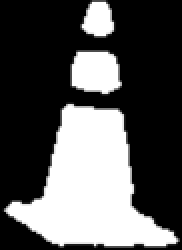
#> input picture SaveFile1/vuasrl_ws/src/tugcar_lane_detection/source/corn_data/lavacorn_nb.png, 91 x 125 px, found by its file name (shown 2 times larger)
$ python LaneDetector_16.py
#> lines starting #> are read from the running program, lines starting #| are printed output that depends on the picture; after the words box and inside, x2 and y2 are one past the last pixel; in counts of white or black regions, pixels touching at a corner belong together; long printed decimals are rounded; pictures that were not available may be replaced by others from this repository, and a replacement may not be noted
### SaveFile1/vuasrl_ws/src/tugcar_lane_detection/config/Preprocessing.py
import cv2
import numpy as np


def grayscale(img):
    img = cv2.cvtColor(img,cv2.COLOR_BGR2GRAY)
    return img

def gaussian_blur(img, kernel_size):
    return cv2.GaussianBlur(img, (kernel_size, kernel_size), 0)

def threshold(img, low_threshold, high_threshold):
    """Applies the Canny transform"""
    return cv2.threshold(img, low_threshold, high_threshold, cv2.THRESH_BINARY)

def region_of_interest(img, vertices):
    mask=np.zeros_like(img)

    if len(img.shape)>2:
        channel_count = img.shape[2]
        ignore_mask_color=(255,)*channel_count
    else:
        ignore_mask_color=255

    cv2.fillPoly(mask, vertices, ignore_mask_color)

    masked_image=cv2.bitwise_and(img,mask)
    return masked_image

def preprocessing(img, low_threshold, high_threshold, kernel_size): #640*360

    img_hsv=cv2.cvtColor(img,cv2.COLOR_BGR2HSV)

    if len(img.shape)>2:
        channel_count=img.shape[2]
        ignore_mask_color=(255,) * channel_count
    else:
        ignore_mask_color=255

    mask=np.zeros_like(img)
    vertices=np.array([[(20, 315),
                        (20, 210),
                       (160, 130),
                       (470, 130),
                        (620, 210),
                       (620, 315)]], dtype=np.int32)
    cv2.fillPoly(mask, vertices, ignore_mask_color)
    masked_image=region_of_interest(img_hsv, vertices)

    lower_blue = (110-3, 120, 150) # hsv 이미지에서 바이너리 이미지로 생성 , 적당한 값 30
    upper_blue = (110+5, 255, 255)

    lower_red = (6-6, 110, 120) # hsv 이미지에서 바이너리 이미지로 생성 , 적당한 값 30
    upper_red = (6+4, 255, 255)

    lower_yellow = (19-1, 110, 120) # hsv 이미지에서 바이너리 이미지로 생성 , 적당한 값 30
    upper_yellow = (19+5, 255, 255)

    mask_hsv_red = cv2.inRange(masked_image, lower_red, upper_red)
    mask_hsv_blue = cv2.inRange(masked_image, lower_blue, upper_blue)
    mask_hsv_yellow = cv2.inRange(masked_image, lower_yellow, upper_yellow)

    mask_hsv=cv2.bitwise_or(mask_hsv_red, mask_hsv_blue)
    mask_hsv=cv2.bitwise_or(mask_hsv, mask_hsv_yellow)

    stop_img = cv2.bitwise_and(img, img, mask=mask_hsv)
    # img_gray=grayscale(mask_hsv)
    img_blur = gaussian_blur(mask_hsv, kernel_size)
    ret, img_thresh=threshold(img_blur, low_threshold, high_threshold)
    return img_thresh

### vuasrl_ws/src/tugcar_lane_detection/config/Steering.py
import math
import numpy as np

p_r_m=0
p_r_n=0
p_l_m=0
p_l_n=0

outer = 90

def tanh(x):
    y = math.tanh(x)
    return y

def matching(x,input_min,input_max,output_min,output_max):
    return (x-input_min)*(output_max-output_min)/(input_max-input_min)+output_min #map()함수 정의.

# [4 lines left out: function w1, not called in this run]

def w2(x):
    min = -4
    max = 1.6
    return matching(tanh(matching(x,180,90,min,max)),tanh(min),tanh(max),180,90)

# [4 lines of commented-out code are left out]

def w(x):
    if x>=90:
        return w2(x)
    else:
        return w1(x)


def angle_steering(x):
    angle = np.abs(std - x)
    return angle

def initial(x):
    global std
    std = x

def imu_steering(x):
    return matching(angle_steering(x), 0, 90, 90,0)

def speed2angle(a):
    s = 40
    if s == 0:
        return a
    else:
        if a < 90:
            angle = 90 - ((90 - a) * ((100-s)/100))
            return angle
        elif a > 90:
            angle = 90 + ((a - 90) * ((100-s)/100))
            return angle
        else:
            print("speed2angle error")

def outer_control(x):
    global outer
    if 45 > x or x > 135 :
        print('######### 절대 이상치 처리 ############')
    else:
        if outer - 20 < x < outer + 20:
            outer = x
        else:
            print('######### 상대 이상치 처리 ############')
    return outer

def steering_theta(w1, w2):
    if np.abs(w1) > np.abs(w2):  # 우회전
        if w1 * w2 < 0:  #정방향 or 약간 틀어진 방향
            w1 = -w1
            angle = np.arctan(np.abs(math.tan(w1) - math.tan(w2)) / (1 + math.tan(w1)*math.tan(w2)))
            theta = matching(angle, 0, np.pi/2, 90, 180)
        elif w1 * w2 > 0:  #극한으로 틀어진 방향
            if w1 > w2:
                theta = 90
            else:
                theta = 90
        else:
            theta = 0
    elif np.abs(w1) < np.abs(w2) :  # 좌회전
        if w1 * w2 < 0:  #정방향 or 약간 틀어진 방향
            w1 = -w1
            angle = np.arctan(np.abs(math.tan(w1) - math.tan(w2)) / (1 + math.tan(w1)*math.tan(w2)))
            theta = matching(angle, 0, np.pi/2, 90, 0)
        elif w1 * w2 > 0:  #극한으로 틀어진 방향
            if w1 > w2:
                theta = 90
            else:
                theta = 90
        else:
            theta = 0
    else:
        theta = 90

    return theta

def steering_vanishing_point(x, width):
    standard_x = int(width/2)
    diff = standard_x - x
    if diff >= 0:   #좌회전
        steering_theta = matching(diff, 0, width/2, 90, 45)
    elif diff < 0:
        steering_theta = matching(diff, 0, -width/2, 90, 135)

    return steering_theta


# [13 lines of commented-out code are left out]

### SaveFile1/vuasrl_ws/src/tugcar_lane_detection/config/StopDetector.py
import matplotlib.pyplot as plt
import numpy as np
import cv2

def point2linear_distance(m,n,p):
    return abs(m*p[0]-p[1]+n)/(m**2+1)**(1/2)

# [12 lines left out: function depart_points_linear, not called in this run]

def isRedValueable(points, r_m, r_n, l_m, l_n):
    if len(points)<4:
        return False

    r_list, l_list = depart_points_linear(points, r_m, r_n, l_m, l_n)

    print(len(r_list), len(l_list))

    if len(r_list)>=2 and len(l_list)>=2:
        return True
    else:
        return False

# [28 lines left out: function findStopArea, not called in this run]

def findStopLine(s_mid):
        return min(s_mid, key=lambda s:s[1])[1]


### SaveFile1/vuasrl_ws/src/tugcar_lane_detection/config/LaneDetector_16.py
from tracemalloc import start
import matplotlib.pyplot as plt
import numpy as np
import cv2
import time

from Steering import *
from Preprocessing import *
from StopDetector import *

WIDTH  = 640
HEIGHT = 360

kernel_size=11

low_threshold=120
high_threshold=255

theta=np.pi/180

lower_blue = (115-30, 10, 10) # hsv 이미지에서 바이너리 이미지로 생성 , 적당한 값 30
upper_blue = (115+30, 255, 255)

lower_red = (6-6, 30, 30) # hsv 이미지에서 바이너리 이미지로 생성 , 적당한 값 30
upper_red = (6+4, 255, 255)

lower_yellow = (19-4, 30, 30) # hsv 이미지에서 바이너리 이미지로 생성 , 적당한 값 30
upper_yellow = (19+30, 255, 255)

isUseableRed=False
isInStopArea=False

def setup_path():
    path = "/home/kimjaen/vuasrl_ws/src/tugcar_lane_detection/source/KakaoTalk_20221007_063507621.mp4"
    cap=cv2.VideoCapture(path) #path
    return cap

def setup_countours():
    obj_b = cv2.imread('/home/kimjaen/vuasrl_ws/src/tugcar_lane_detection/source/corn_data/lavacorn_nb.png', cv2.IMREAD_GRAYSCALE)#wad
    obj_s = cv2.imread('/home/kimjaen/vuasrl_ws/src/tugcar_lane_detection/source/lavacorn_ns.png', cv2.IMREAD_GRAYSCALE)#wad
    obj_contours_b,_=cv2.findContours(obj_b, cv2.RETR_EXTERNAL, cv2.CHAIN_APPROX_NONE)#wad
    obj_contours_s,_=cv2.findContours(obj_s, cv2.RETR_EXTERNAL, cv2.CHAIN_APPROX_NONE)#wad
    obj_pts_b=obj_contours_b[0]#wad
    obj_pts_s=obj_contours_s[0]#wad

    return obj_pts_b, obj_pts_s

def setup_output(_path, _cap):
    fps = _cap.get(cv2.CAP_PROP_FPS)
    codec = cv2.VideoWriter_fourcc(*'DIVX')
    out=cv2.VideoWriter(_path, codec, fps, (int(WIDTH),int(HEIGHT)))

    return out

def setup_linear_reg():
    global p_r_m
    global p_r_n
    global p_l_m
    global p_l_n

    p_r_m=0.3
    p_r_n=37
    p_l_m=-0.3
    p_l_n=238

def depart_points(img, points):
    right_line=[]
    left_line=[]
    stop_line=[]

    for p in points:
        x1, y1, x2, y2 = p
        label = plot_one_box([x1, y1, x2, y2], img)

        x = int((x1 + x2)/2)
        y = int(y2)

        if label == 'blue':
            left_line.append([x, y])
        elif label == 'yellow':
            right_line.append([x, y])
        elif label == 'red':
            stop_line.append([x, y])
        else:
            pass

    return right_line, left_line, stop_line

# [48 lines left out: functions hsv_inrange, plot_one_box, not called in this run]

def gradient(p1, p2):
    return (p2[1]-p1[1])/(p1[0]-p2[0])

def y_intercept(m, p):
    return (-1)*p[1]-m*p[0]

def point2linear_distance(m,n,p):
    return abs(m*p[0]-p[1]+n)/(m**2+1)**(1/2)

def linear_regs(img, left, right, isRedCorn):
    global p_r_m
    global p_r_n
    global p_l_m
    global p_l_n

    left_calculated_weight, left_calculated_bias, target_l = regression(left, p_l_m, p_l_n)
    right_calculated_weight, right_calculated_bias, target_r = regression(right, p_r_m, p_r_n)

    img = cv2.line(img,(int(WIDTH/2),HEIGHT),(int(WIDTH/2),int(0)),(255,0,0),3)

    cross_x = (right_calculated_bias - left_calculated_bias) / (left_calculated_weight - right_calculated_weight)
    cross_y = left_calculated_weight*((right_calculated_bias - left_calculated_bias)/(left_calculated_weight - right_calculated_weight)) + left_calculated_bias

    if np.isnan(cross_x)==False and np.isnan(cross_y)==False:
        if isRedCorn:
            img = cv2.line(img,(0,int(left_calculated_bias)),(int(WIDTH),int(target_l)),(0,0,255), 3)
            img = cv2.line(img,(int(0),int(right_calculated_bias)),(WIDTH,int(target_r)),(0,0,255),3)
        else :
            img = cv2.line(img,(0,int(left_calculated_bias)),(int(WIDTH),int(target_l)),(255,0,0), 3)
            img = cv2.line(img,(int(0),int(right_calculated_bias)),(WIDTH,int(target_r)),(0,255,255),3)
        cv2.circle(img, (int(cross_x), int(cross_y)), 10, (0, 0, 255), -1, cv2.LINE_AA)

        x = steering_theta(left_calculated_weight, right_calculated_weight)
        if 80<x<110:
            print("소실점 조향 서보모터 각도: ", speed2angle(w(outer_control(steering_vanishing_point(cross_x, WIDTH)))))
        else:
            print("기울기 조향 서보모터 각도: ", speed2angle(w(outer_control(x))))

    p_l_m=left_calculated_weight
    p_r_m=right_calculated_weight
    p_l_n=left_calculated_bias
    p_r_n=right_calculated_bias
    #print('Done.')
    return img, [cross_x, cross_y]

def regression(point, p_m, p_n):
    x=[]
    y=[]

    for i in range(len(point)):
        x.append(point[i][0])
        y.append(point[i][1])

    calculated_weight=0

    if len(point)<2:
        calculated_weight=p_m
        calculated_bias=p_n
    else:
        mean_x = np.mean(x)
        mean_y = np.mean(y)
        calculated_weight=least_square(x,y,mean_x,mean_y)
        calculated_bias=mean_y-calculated_weight*mean_x
    target=calculated_weight*WIDTH+calculated_bias
    print(f"y = {calculated_weight} * X + {calculated_bias}")

    return calculated_weight, calculated_bias, target

def least_square(val_x, val_y, mean_x, mean_y):
    return ((val_x - mean_x) * (val_y - mean_y)).sum() / ((val_x - mean_x)**2).sum()


def find_contours(img_thresh, obj_pts_b, obj_pts_s)->list:
    contours,_=cv2.findContours(img_thresh, cv2.RETR_EXTERNAL, cv2.CHAIN_APPROX_NONE)
    points = []
    isSameCorn=False
    for pts in contours:
        if cv2.contourArea(pts) <60:
            continue
        rc=cv2.boundingRect(pts)
        dist_b=cv2.matchShapes(obj_pts_b, pts, cv2.CONTOURS_MATCH_I3, 0)
        dist_s=cv2.matchShapes(obj_pts_s, pts, cv2.CONTOURS_MATCH_I3, 0)
        if dist_b <0.5 or dist_s<0.4:
            mid_x = (2*rc[0]+rc[2])/2
            for p in points:
                if p[0]<=mid_x and p[2]>=mid_x:
                    isSameCorn=True
                    break
            if not isSameCorn and 40<=mid_x<=600:
                cv2.rectangle(img_thresh, rc, (255, 0,0),1)
                cv2.imshow("img", img_thresh)
                points.append([rc[0], rc[1], rc[0]+rc[2], rc[1]+rc[3]])
            isSameCorn=False

    return points

def draw_circle(img, points, color:tuple):
    for p in points:
        cv2.circle(img, p, 10, color, -1, cv2.LINE_AA)

def starter():

    global isUseableRed
    global isInStopArea

    cap = setup_path()
    obj_pts_b, obj_pts_s = setup_countours()
#> in setup_countours, obj_b is the input picture: shape (125, 91); min 0, max 255, mean 86.8
#> in setup_countours, `obj_contours_b,_=cv2.findContours(obj_b, cv2.RETR_EXTERNAL, cv2.CHAIN_..`: obj_contours_b = 3 contours; box (x1, y1, x2, y2) and area: (1, 51, 90, 124) 3298, (35, 25, 61, 48) 462, (40, 0, 58, 19) 234
#> in setup_countours, `obj_contours_s,_=cv2.findContours(obj_s, cv2.RETR_EXTERNAL, cv2.CHAIN_..`: obj_contours_s has the same summary as obj_contours_b
#> in setup_countours, `obj_pts_b=obj_contours_b[0]#wad`: obj_pts_b = contour of 272 points, box (x1, y1, x2, y2) (1, 51, 90, 124), area 3298
#> in setup_countours, `obj_pts_s=obj_contours_s[0]#wad`: obj_pts_s has the same summary as obj_pts_b
#> obj_pts_s has the same summary as obj_pts_b in setup_countours
    out = setup_output('/home/kimjaen/vuasrl_ws/src/tugcar_lane_detection/source/output_16_line.mp4', cap)
    setup_linear_reg()

    while cap.isOpened():
        ret, img = cap.read()
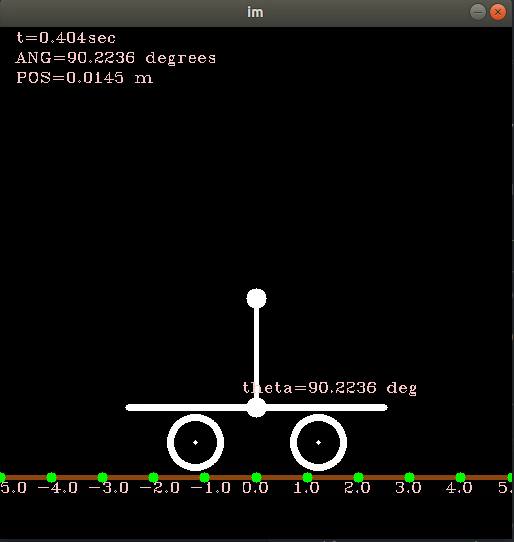
#> input picture frame 9 of Kalman_Filter/inverted_pendulum-master/media/LQR_controlled_cartpend.mp4, 514 x 542 px, given in place of KakaoTalk_20221007_063507621.mp4, which was not available
#> img is the input picture: shape (542, 514, 3); mean B, G, R 10.4, 11.9, 12.3
        if not ret:
            print("프레임을 수신할 수 없습니다. 종료 중 ...")
            break
        t=time.time()
        img = cv2.resize(img, dsize=(int(WIDTH), int(HEIGHT)))
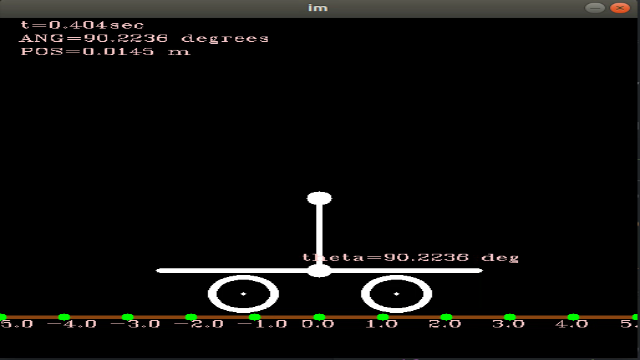
#> img: shape (360, 640, 3); mean B, G, R 10.5, 12, 12.3

        img_thresh = preprocessing(img, low_threshold, high_threshold, kernel_size)
#> in preprocessing, `img_hsv=cv2.cvtColor(img,cv2.COLOR_BGR2HSV)`: img_hsv: shape (360, 640, 3); mean H, S, V 7.8, 17.8, 13.2
#> in preprocessing, `cv2.fillPoly(mask, vertices, ignore_mask_color)`:
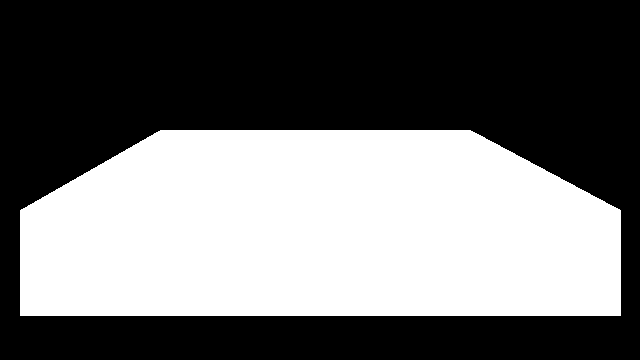
#> mask: shape (360, 640, 3); 43.4% white; 1 white region, box (x1, y1, x2, y2) and area: (20, 130, 621, 316) 100106
#> in region_of_interest, `masked_image=cv2.bitwise_and(img,mask)`: masked_image: shape (360, 640, 3); mean H, S, V 1.4, 4, 5.4
#> in preprocessing, `mask_hsv_red = cv2.inRange(masked_image, lower_red, upper_red)`: mask_hsv_red: shape (360, 640); every value is 0
#> in preprocessing, `stop_img = cv2.bitwise_and(img, img, mask=mask_hsv)`: stop_img: shape (360, 640, 3); every value is 0
#> in preprocessing, `ret, img_thresh=threshold(img_blur, low_threshold, high_threshold)`: ret = 120

        points = find_contours(img_thresh, obj_pts_b, obj_pts_s)
#> in find_contours, `contours,_=cv2.findContours(img_thresh, cv2.RETR_EXTERNAL, cv2.CHAIN_A..`: contours = []
#> points = []
        r_mid, l_mid, s_mid = depart_points(img, points)
#> r_mid = []; l_mid = []; s_mid = []
        draw_circle(img, r_mid, (0, 255, 255))#노랑
        draw_circle(img, l_mid, (255, 0, 0)) #파랑

        if isUseableRed==False and isRedValueable(s_mid, p_r_m, p_r_n, p_l_m, p_l_n):
            isUseableRed=True

        if isUseableRed==True:
            if not isInStopArea:
                r_mid, l_mid = depart_points_linear(s_mid, p_r_m, p_r_n, p_l_m, p_l_n)
                linear_img, cross=linear_regs(img, l_mid, r_mid, True)
                if p_l_m!=0 and p_r_m!=0:
                    linear_img, y_val = findStopArea(linear_img, r_mid, l_mid, cross, p_r_n, p_r_m, p_l_n, p_l_m, isInStopArea)
                else:
                    continue
            else:
                linear_img = img
            if len(s_mid)!=0:
                stopLine_y = findStopLine(s_mid)
                if stopLine_y!=-1:
                    cv2.line(linear_img, (0, stopLine_y), (int(WIDTH), stopLine_y), (0,255,0), 2)
                if stopLine_y>=230:
                    print("----- 정지선에 도착했습니다 -----")
                    break
            cv2.line(linear_img, (0,230), (int(WIDTH), 230), (0, 0, 255), 2)
            if 230-y_val<=0:
                isInStopArea=True
            if isInStopArea:
                print("----- 정지 영역 -----")
        else:
            linear_img, cross=linear_regs(img, l_mid, r_mid, False)
#> in linear_regs, `left_calculated_weight, left_calculated_bias, target_l = regression(le..`: left_calculated_weight = -0.3; left_calculated_bias = 238; target_l = 46
#> in linear_regs, `right_calculated_weight, right_calculated_bias, target_r = regression(..`: right_calculated_weight = 0.3; right_calculated_bias = 37; target_r = 229
#> in linear_regs, `cross_x = (right_calculated_bias - left_calculated_bias) / (left_calcu..`: cross_x = 335
#> in linear_regs, `cross_y = left_calculated_weight*((right_calculated_bias - left_calcul..`: cross_y = 137.5
#> in linear_regs, `cv2.circle(img, (int(cross_x), int(cross_y)), 10, (0, 0, 255), -1, cv2..`:
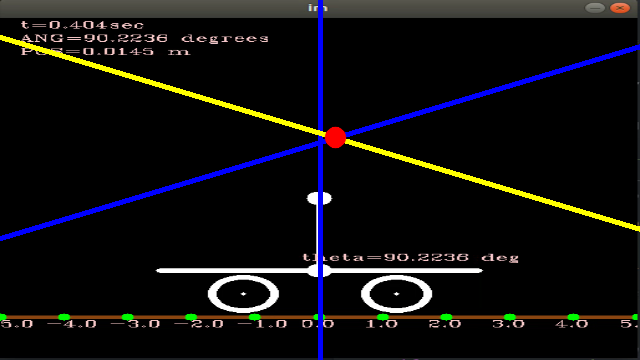
#> img: shape (360, 640, 3); mean B, G, R 15.5, 15.1, 15.8
#> in linear_regs, `x = steering_theta(left_calculated_weight, right_calculated_weight)`: x = 90
#> in steering_vanishing_point, `diff = standard_x - x`: diff = -15
#> in steering_vanishing_point, `steering_theta = matching(diff, 0, -width/2, 90, 135)`: steering_theta = 92.11
#> in w2, `min = -4`: min = -4
#> in tanh, `y = math.tanh(x)`: y = 0.899
#> in speed2angle, `s = 40`: s = 40
#> in speed2angle, `angle = 90 + ((a - 90) * ((100-s)/100))`: angle = 90.63
#| 소실점 조향 서보모터 각도:  90.628
#> in linear_regs, `p_l_m=left_calculated_weight`: p_l_m = -0.3
#> in linear_regs, `p_r_m=right_calculated_weight`: p_r_m = 0.3
#> in linear_regs, `p_l_n=left_calculated_bias`: p_l_n = 238
#> in linear_regs, `p_r_n=right_calculated_bias`: p_r_n = 37
#> cross = [335, 137.5]

        dt=time.time()-t
        print("delay : ", dt)
        cv2.imshow("ex", linear_img)#lines_edges
        out.write(linear_img)

        if cv2.waitKey(1) == ord('q'):
#> (key q is pressed here)
            break
    # 작업 완료 후 해제
    cap.release()
    out.release()
    cv2.destroyAllWindows()

starter()
